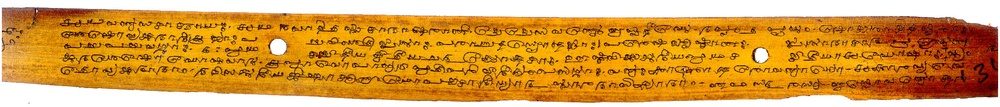
//> input picture ImageSegmenter/1.jpg, 1000 x 107 px, shrunk from 2104 x 226 before the run
$ ./main 1.jpg Kandanu1.jpg   (built with g++ and OpenCV 4)
//> lines starting //> are read from the running program, lines starting //| are printed output that depends on the picture; after the words box and inside, x2 and y2 are one past the last pixel; in counts of white or black regions, pixels touching at a corner belong together
### ImageSegmenter/ImageSegmenter.h
#pragma once
#include <vector>
#include <string>
#include <utility>
#include <opencv2/core/core.hpp>
#include<iostream>
using namespace cv;
using namespace std;

class ImageSegmenter
{
	private:
		vector< pair<unsigned int,unsigned int> > m_lineBoundaries;
		vector< vector< pair<unsigned int,unsigned int> > > m_wordBoundaries;
		unsigned int m_white_row_threshold;
		double m_white_row_fill_factor;
		unsigned int m_white_col_threshold;
		double m_white_col_fill_factor;
		unsigned int m_MIN_INTER_WORD_GAP;
		Mat m_docImage;

		void SplitIntoLines(const Mat& img);
		void SplitLinesIntoWords(const Mat& img);
		void SplitLine(const Mat& lineImg, vector< pair<unsigned int,unsigned int> >& wordBoundaries);
		void DisplayWordBoundaries(const string& wordBoundariesFile,string path);
	public:
		ImageSegmenter();
		void SplitIntoWords(const Mat& img,string& wordBoundariesFile,string path);
               // std::string GetImagepath(string path);

};

### ImageSegmenter/SplitLine.cpp
#include<iostream>
#include<vector>
#include<string>
#include<utility>
#include <opencv2/imgproc/imgproc.hpp>
#include <opencv2/highgui/highgui.hpp>
#include <opencv2/core/core.hpp>
#include "ImageSegmenter.h"
using namespace cv;
using namespace std;

 void ImageSegmenter::SplitLine(const Mat& img,vector < pair <unsigned int,unsigned int> > &WordBoundaries)
 {

	// [19 lines of commented-out code are left out]

	vector<unsigned int> col_sums(img.cols,0);
	unsigned int col_Sum=0;

	for(unsigned int col=0;col<img.cols;++col) {
     		col_Sum=0;
       		for(unsigned int row=0;row<img.rows;++row)
      			col_Sum +=img.at<unsigned char>(row,col);
        	col_sums.at(col)=col_Sum/255;
        }

	// If an entry in the column histogram equals number of image rows,
	// it is considered a white line. Any other count for the entry
	// implies it is part of a text line in the document. We scan the column
	// histogram from left to right looking for transitions from white line
	// to text and vice-versa.
	m_white_row_threshold = static_cast<unsigned int>(static_cast<double>(img.rows) * m_white_col_fill_factor);
	//cout << "#Cols= " << img.rows << " Threshold=" << m_white_row_threshold << endl;
	unsigned int lineLeft,lineRight;
	Mat out3 = Mat::zeros(img.rows,img.cols,CV_8UC3);
	vector<Mat> channels;
	channels.push_back(img);
	channels.push_back(img);
	channels.push_back(img);
	merge(channels,out3);

	vector < pair<unsigned int,unsigned int> > WordBoundariesTemp;
	for(unsigned int i = 1 ; i < col_sums.size() ;i++) {
		//cout << "Colsums:" << i << " prev[" <<  col_sums.at(i-1) << "] curr[" << col_sums.at(i) << "]" << endl;
		if ( col_sums.at(i-1) >= m_white_row_threshold && col_sums.at(i) <= m_white_row_threshold )
			lineLeft = i;
		else if ( col_sums.at(i-1) <= m_white_row_threshold && col_sums.at(i) >=  m_white_row_threshold ) {
			lineRight = i;
			pair<unsigned int,unsigned int> lineB;
			lineB.first = lineLeft;
			lineB.second = lineRight;
			WordBoundariesTemp.push_back(lineB);
			//cout << "Line: " << lineLeft << " " << lineRight << endl;
			// Draw and verify rectangle
			Point p1(lineLeft,0);
			Point p2(lineRight,img.rows-1);
			rectangle(out3,p1,p2,Scalar(255,0,255),1,CV_AA,0);

		}
	}
	//imwrite("linerect-row.png",out3);
	//exit(1);

	// Scan the word boundaries and retain only those which have a big width
	unsigned int currId = 0;
	unsigned int wordBegin=0,wordEnd=0;

	wordBegin = WordBoundariesTemp.at(0).first;
	while( currId < WordBoundariesTemp.size()-1 ) {
		unsigned int cwB = WordBoundariesTemp.at(currId).first;
		unsigned int cwE = WordBoundariesTemp.at(currId).second;
		unsigned int nwB = WordBoundariesTemp.at(currId+1).first;
		unsigned int nwE = WordBoundariesTemp.at(currId+1).second;
		unsigned int gap = nwB - cwE + 1;
		if ( gap > m_MIN_INTER_WORD_GAP ) {
			pair<unsigned int,unsigned int> wordB;
			wordB.first = wordBegin;
			wordB.second = cwE;
			WordBoundaries.push_back(wordB);
			wordBegin = nwB;
		}
		++currId;
	}
	pair<unsigned int,unsigned int> wordB = WordBoundariesTemp.at(WordBoundariesTemp.size()-1);
	WordBoundaries.push_back(wordB);

 }

### ImageSegmenter/ImageSegmenter.cpp
#include "ImageSegmenter.h"
#include <opencv2/imgproc/imgproc.hpp>
#include <opencv2/highgui/highgui.hpp>
#include <opencv2/core/core.hpp>
#include <iostream>
#include<fstream>
#include<string>
using namespace std;
using namespace cv;
ImageSegmenter::ImageSegmenter()
{
	m_white_row_threshold = 0;
	m_white_row_fill_factor = 1.0;

	m_white_col_threshold = 0;
	m_white_col_fill_factor = 1.0;

	m_MIN_INTER_WORD_GAP = 5;
}

void ImageSegmenter::DisplayWordBoundaries(const string& wordBoundariesFile,string path)
{

	Mat out3 = Mat::zeros(m_docImage.rows,m_docImage.cols,CV_8UC3);
	vector<Mat> channels;
	channels.push_back(m_docImage);
	channels.push_back(m_docImage);
	channels.push_back(m_docImage);
	merge(channels,out3);
        ofstream resultFile;

        cout<<"{"<<endl<<"\"imagepath\""<<": \""<<path<<"\","<<endl<<
                       "\"Segments\""<<":"<<"[";
          //resultFile.open("result_rect_layout.json");
         //  char path[50]="path to image ";
           // cout<<"{"<<endl<<"file"<<":"<<path<<","<<endl<<"}"<<endl;
	for(unsigned int i = 0 ; i < m_wordBoundaries.size() ; i++) {
		vector< pair<unsigned int,unsigned int> > wordBVec = m_wordBoundaries.at(i);
		pair<unsigned int,unsigned int> lineB = m_lineBoundaries.at(i);
		for(unsigned int j = 0 ; j < wordBVec.size() ; j++) {
			pair<unsigned int,unsigned int> wordB = wordBVec.at(j);

			if((i+j)>0)
				printf(",");
			printf("\n    { 'geometry': { 'x': %d, 'y': %d, 'width': %d, 'height': %d } }",
				wordB.first, lineB.first,
				(wordB.second - wordB.first), (lineB.second - lineB.first));

			Point p1(wordB.first,lineB.first);
			Point p2(wordB.second,lineB.second);
			rectangle(out3,p1,p2,Scalar(255,0,255),1,CV_AA,0);
		}
	}

         cout<<endl<<"]"<<endl<<"}"<<endl;
          // resultFile.close();
	imwrite(wordBoundariesFile.c_str(),out3);
      //  imshow("result image:",out3);
       // cout<<wordBoundariesFile.c_str()<<endl;
}


void ImageSegmenter::SplitIntoWords(const Mat& img,string& wordBoundariesFile,string path)
{
	SplitIntoLines(img);
	SplitLinesIntoWords(img);
	DisplayWordBoundaries(wordBoundariesFile,path);
}

void ImageSegmenter::SplitIntoLines(const Mat& img)
{
	m_docImage = img;
	//cout << " Rows = " << img.rows << "Cols = " << img.cols << endl;
             //cv::imshow("image",m_docImage);
	// Convert input grayscale image to binary image
	threshold(img,m_docImage,0,255,CV_THRESH_OTSU);
          	imwrite("binary-thresholded.png",m_docImage);
                // imshow("result",m_docImage);_
	// Form row histogram of sum-across-columns
	vector<unsigned int> rowSums(img.rows,0);
	unsigned int rowSum =0;
	for(unsigned int row = 0; row < img.rows; ++row) {
		rowSum =0;
		for(unsigned int col = 0; col < img.cols; ++col)
			rowSum += m_docImage.at<unsigned char>(row,col);
		rowSums.at(row) = rowSum/255;
		//cout << "Row = " << row << " RowSum = " << rowSums.at(row) << endl;
	}

	// If an entry in the row histogram equals number of image columns,
	// it is considered a white line. Any other count for the entry
	// implies it is part of a text line in the document. We scan the row
	// histogram from top to bottom looking for transitions from white line
	// to text and vice-versa.
	m_white_row_threshold = static_cast<unsigned int>(static_cast<double>(img.cols) * m_white_row_fill_factor);
	//cout << "#Cols= " << img.cols << " Threshold=" << m_white_row_threshold << endl;
	unsigned int lineTop,lineBottom;

	Mat out3 = Mat::zeros(img.rows,img.cols,CV_8UC3);
	vector<Mat> channels;
	channels.push_back(m_docImage);
	channels.push_back(m_docImage);
	channels.push_back(m_docImage);
	merge(channels,out3);

	for(unsigned int i = 1 ; i < rowSums.size() ;i++) {
		//cout << "Rowsums: prev[" <<  rowSums.at(i-1) << "] curr[" << rowSums.at(i) << "]" << endl;
		if ( rowSums.at(i-1) >= m_white_row_threshold && rowSums.at(i) <= m_white_row_threshold )
			lineTop = i;
		else if ( rowSums.at(i-1) <= m_white_row_threshold && rowSums.at(i) >=  m_white_row_threshold ) {
			lineBottom = i;
			pair<unsigned int,unsigned int> lineB;
			lineB.first = lineTop;
			lineB.second = lineBottom;
			m_lineBoundaries.push_back(lineB);
			//cout << "Line: " << lineTop << " " << lineBottom << endl;
			// Draw and verify rectangle
			Point p1(0,lineTop);
			Point p2(img.cols-1,lineBottom);
			rectangle(out3,p1,p2,Scalar(255,0,255),1,CV_AA,0);
		}
	}
	//cout << "DONE\n";
	//imwrite("linerect.png",out3);
	//exit(1);

}

void ImageSegmenter::SplitLinesIntoWords(const Mat& img)
{
	ofstream outfile;
        outfile.open("rectangle_result.txt");
	// Scan the line boundaries array and for each entry
	// split the line into words
	//cout << "Lines size=" << m_lineBoundaries.size() << endl;
	for(unsigned int i = 0 ; i < m_lineBoundaries.size() ; i++) {
		pair<unsigned int,unsigned int> currLineBoundaries = m_lineBoundaries.at(i);
		unsigned int currLineTop = currLineBoundaries.first;
		unsigned int currLineBottom = currLineBoundaries.second;

              // [5 lines of commented-out code are left out]
		Mat lineImg(m_docImage,cv::Rect(0,currLineTop,m_docImage.cols,currLineBottom-currLineTop+1));

		vector< pair<unsigned int,unsigned int> > wordBoundaries;
		SplitLine(lineImg,wordBoundaries);
		m_wordBoundaries.push_back(wordBoundaries);
	}

		outfile.close();
}

### ImageSegmenter/main.cpp
#include <iostream>
#include <string>
#include <opencv2/highgui/highgui.hpp>
#include "ImageSegmenter.h"

int main(int argc, char **argv)
{

	if ( argc != 3 )
	{
		cout << "Usage:./ImageSegmenter [path-to-image-file] [path-to-word-boundaries-image]\n";
		return -1;
	}

	// Read input
	cv::Mat docImage = imread(argv[1],CV_LOAD_IMAGE_GRAYSCALE);
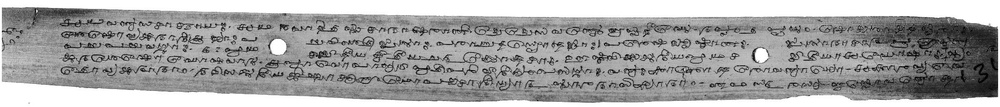
//> docImage: 107 rows x 1000 cols, CV_8UC1; min 0, max 255, mean 163.7
	if( docImage.data == NULL ){
		cout << "Could not open image file [" << string(argv[1]) << "]\n";
		return -1;
	}else
		cout << "Read image file [" << string(argv[1]) << "] OK\n";
//| Read image file [1.jpg] OK

             string imgpath=string(argv[1]);
//> imgpath = "1.jpg"
	string wordBoundariesFile = string(argv[2]);
//> wordBoundariesFile = "Kandanu1.jpg"

	ImageSegmenter imgSeg;
	// Process
        //imgSeg.GetImagePath(imgpath);
	imgSeg.SplitIntoWords(docImage,wordBoundariesFile,imgpath);
//> in SplitIntoLines, `threshold(img,m_docImage,0,255,CV_THRESH_OTSU);`:
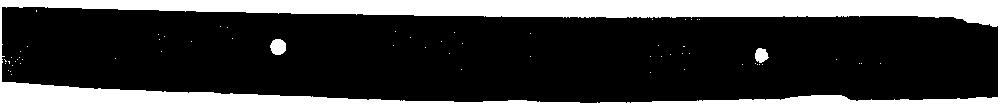
//> img: 107 rows x 1000 cols, CV_8UC1; 24.1% white; 62 white regions (59 under 20 px), largest, box (x1, y1, x2, y2) and area: (0, 0, 1000, 107) 25334, (270, 39, 286, 55) 205, (755, 48, 769, 63) 152
//> the loop in SplitIntoLines, `for(unsigned int row = 0; row < img.rows; ++row)` made 107 passes
//> rowSum on passes 1 to 12: 255000, 255000, 255000, 255000, 255000, 255000, 255000, 245055, 234600, 225420, 215220, 206040
//> after the loop in SplitIntoLines, `for(unsigned int row = 0; row < img.rows; ++row)`: rowSum = 255000; rowSums = 107 values, max 1000 at index 0, min 4 at index 28, mean 240.7
//> the loop in SplitIntoLines, `for(unsigned int i = 1 ; i < rowSums.size() ;i++)` made 106 passes
//> after the loop in SplitIntoLines, `for(unsigned int i = 1 ; i < rowSums.size() ;i++)`:
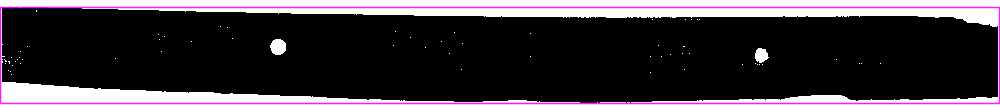
//> out3: 107 rows x 1000 cols, CV_8UC3; mean B, G, R 61.5, 54.6, 61.5
//> after the loop in SplitIntoLines, `for(unsigned int i = 1 ; i < rowSums.size() ;i++)`: m_lineBoundaries = 1 pair: [7, 103]
//> the loop in SplitLinesIntoWords, `for(unsigned int i = 0 ; i < m_lineBoundaries.size() ; i++)` made 1 pass
//> (currLineTop, currLineBottom, wordBoundaries) on pass 1: (7, 103, 1 pair: [2, 998])
//> pass 1, in SplitLinesIntoWords, `Mat lineImg(m_docImage,cv::Rect(0,currLineTop,m_docImage.cols,currLine..`:
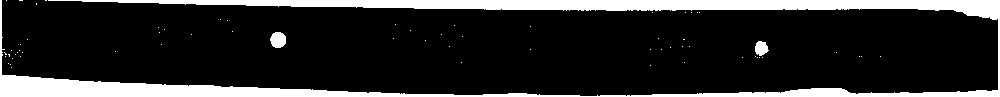
//> lineImg: 97 rows x 1000 cols, CV_8UC1; 16.2% white; 65 white regions (62 under 20 px), largest, box (x1, y1, x2, y2) and area: (0, 0, 1000, 97) 15327, (270, 32, 286, 48) 205, (755, 41, 769, 56) 152
//| {
//| "imagepath": "1.jpg",
//| "Segments":[
//> the loop in DisplayWordBoundaries, `for(unsigned int i = 0 ; i < m_wordBoundaries.size() ; i++)` made 1 pass
//> (wordBVec, lineB) on pass 1: (1 pair: [2, 998], (7, 103))
//> after the loop in DisplayWordBoundaries, `for(unsigned int i = 0 ; i < m_wordBoundaries.size() ; i++)`:
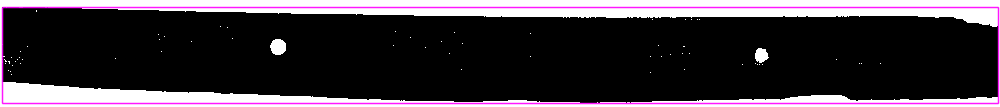
//> out3: 107 rows x 1000 cols, CV_8UC3; mean B, G, R 61.7, 54.7, 61.7
	//cout << "DONE\n";
	return 0;
}
